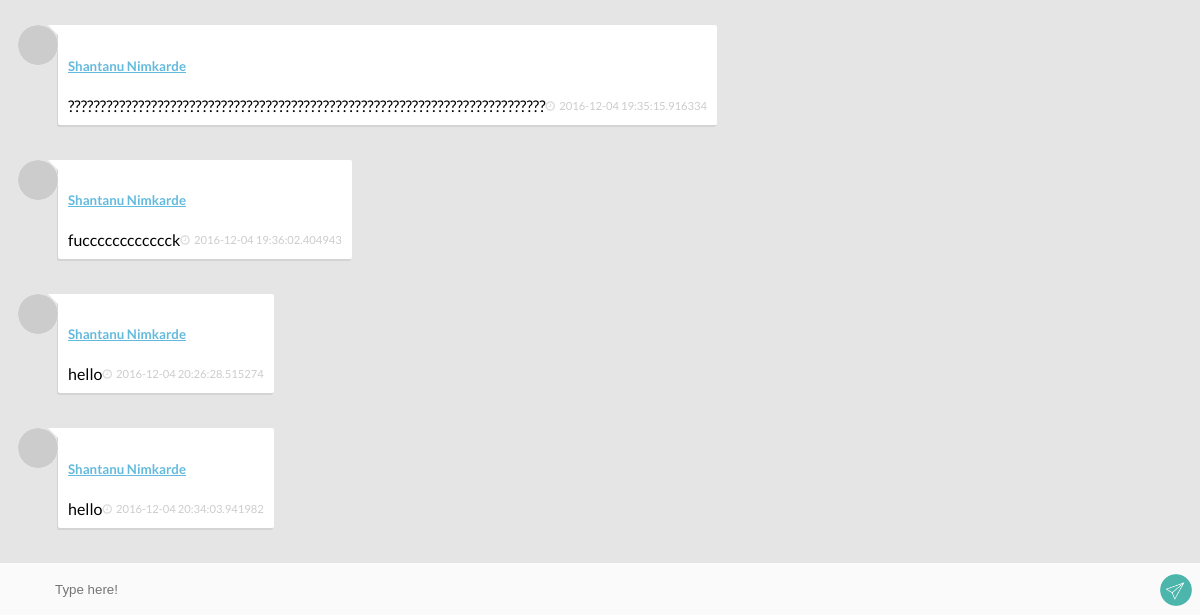
Page /welcome/chat?chat_id=1 (signed in, lower part) on the earlier database version.
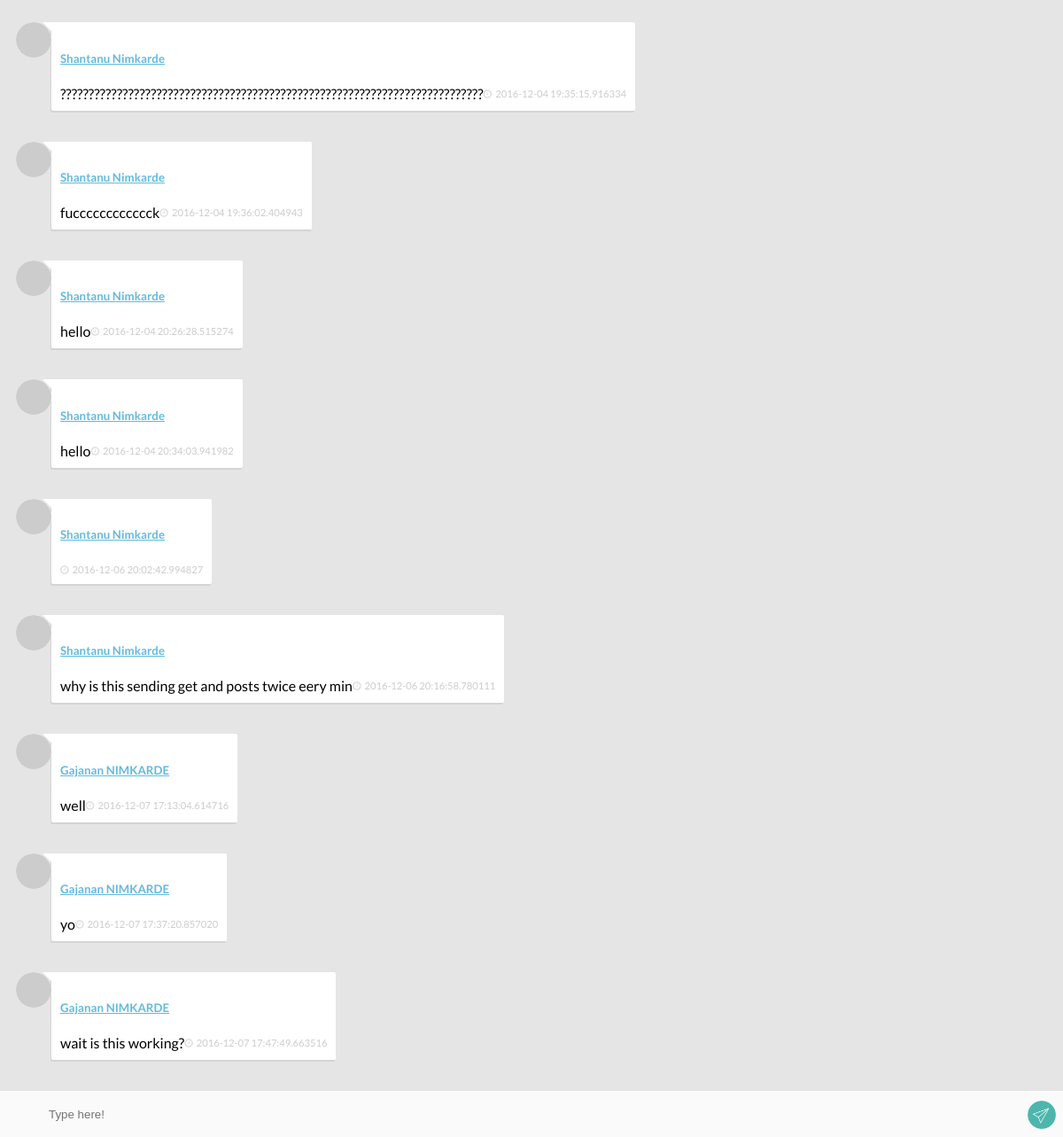
Same page on the later database version.
### app/models.py (models this page shows)
class Chats(db.Model):
	__tablename__ = "chats"
	id = db.Column(db.Integer, primary_key = True)
	messages = db.Column(db.String)
	time = db.Column(db.String(100))
	chat_id = db.Column(db.Integer, db.ForeignKey('questions.id'))
	sender_name = db.Column(db.String, nullable = True)
	messenger_id = db.Column(db.Integer, db.ForeignKey('users.id'))

### app/main/views.py (the view)
@welcome.route('/chat', methods = ['GET','POST'])
@login_required
def chatroom():
	global chat_id
	chat_id = request.args.get('chat_id')
	session['chat_id'] = chat_id
	fetchedChat = Chats.query.filter_by(chat_id = chat_id).all()
	return render_template('chattest.html', user = current_user, current_time = datetime.utcnow(), chat_id = chat_id, fetchedChat = fetchedChat)

### app/models.py (called while the page is built)
@login_manager.user_loader
def load_user(user_id):
	return User.query.get(int(user_id))

	def gravatar(self, size=100, default='identicon', rating='g'):
		if request.is_secure:
			url = 'https://secure.gravatar.com/avatar'
		else:
			url = 'http://www.gravatar.com/avatar'
		hash = hashlib.md5(self.email.encode('utf-8')).hexdigest()
		return '{url}/{hash}?s={size}&d={default}&r={rating}'.format(
			url=url, hash=hash, size=size, default=default, rating=rating)

### app/main/templates/chattest.html (shortened to what this page needs)
<!DOCTYPE html>
<html>
<head>
  <link rel="stylesheet" type="text/css" href="{{url_for('static', filename = "assets/css/chattest.css")}}">
</head>
<body>
    <ol class="chat">
        {% for message in fetchedChat %}
        <li class = "other">
          <div class="avatar"><img src="{{ message.messenger.gravatar() }}" draggable="false"/></div>
          <div class="msg">
            <h5><a href = "{{url_for('main.user_profile', user_id = message.messenger_id)}}">{{ message.sender_name }}</a></h5>
            {{ message.messages }}
            <time>{{ message.time }}</time>
          </div>
        </li>
        <br>
        {% endfor %}
    </ol>
        <input class="textarea" type="text" placeholder="Type here!" id = "usermsg"/><div class="emojis"></div>
        <div id = "sendbtn"></div>
  </body>
</html>

Differences in the rows shown:
added Chats: sender_name "Shantanu Nimkarde", time "2016-12-06 20:02:42.994827"
added Chats: sender_name "Shantanu Nimkarde", messages "why is this sending get and posts twice eery min", time "2016-12-06 20:16:58.780111"
added Chats: sender_name "Gajanan NIMKARDE", messages "well", time "2016-12-07 17:13:04.614716"
added Chats: sender_name "Gajanan NIMKARDE", messages "yo", time "2016-12-07 17:37:20.857020"
added Chats: sender_name "Gajanan NIMKARDE", messages "wait is this working?", time "2016-12-07 17:47:49.663516"
